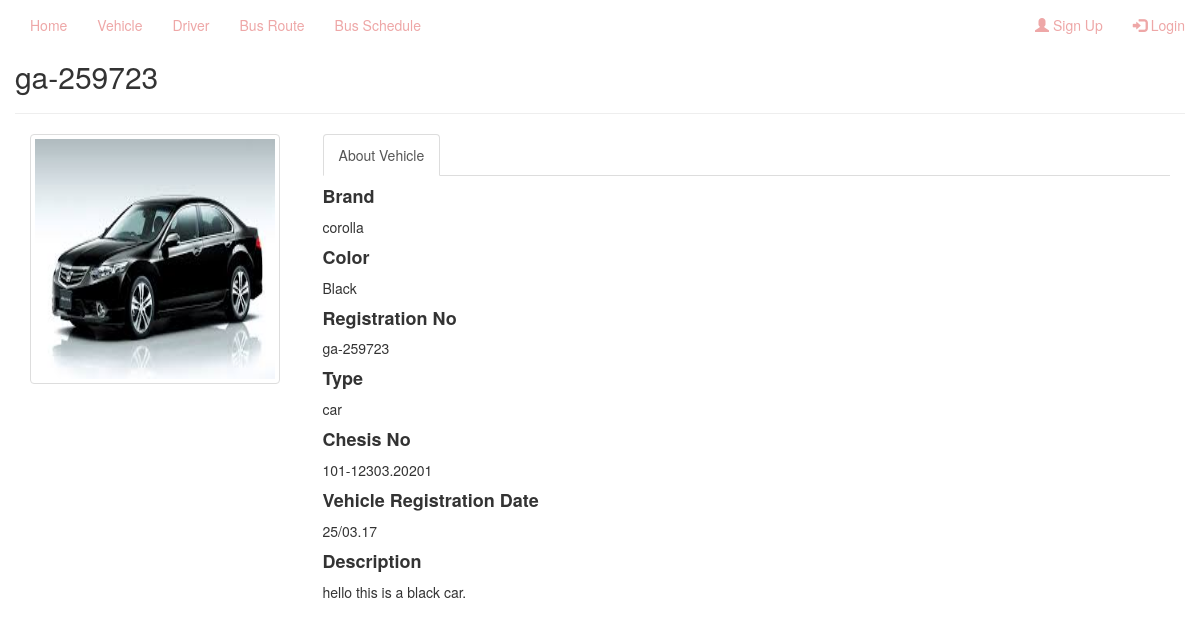
Page /busprofile.php?busid=25 on the committed database.
### tables this page shows
CREATE TABLE `vehicle` (
  `veh_id` int(11) NOT NULL,
  `veh_reg` varchar(100) NOT NULL,
  `veh_type` varchar(20) NOT NULL,
  `chesisno` varchar(100) NOT NULL,
  `brand` varchar(100) NOT NULL,
  `veh_color` varchar(100) NOT NULL,
  `veh_regdate` varchar(100) NOT NULL,
  `veh_description` varchar(255) NOT NULL,
  `veh_photo` varchar(255) NOT NULL,
  `veh_available` int(11) NOT NULL
);

### busprofile.php (the view, shortened to what this page needs)
<?php
    $connection= mysqli_connect("localhost","root","","transport_management");
    $veh_id= $_GET['busid'];
    $sql= "SELECT * FROM `vehicle` WHERE veh_id='$veh_id' or veh_reg='$veh_id'";
    $res= mysqli_query($connection,$sql);
    $row= mysqli_fetch_assoc($res);
?>
<!DOCTYPE html>
<html lang="en">
<head>
    <link rel="stylesheet" href="https://maxcdn.bootstrapcdn.com/bootstrap/3.3.7/css/bootstrap.min.css">
    <link rel="stylesheet" href="style.css">
</head>
<body>
   <?php  include 'navbar.php';?>
        <div class="container">
          <div class="row">
          <div class="fb-profile-text" id="h1" >
                            <h2><?php echo $row['veh_reg']; ?></h2>
            </div>
            <hr>
           <div class="col-sm-3">
                   <div class="fb-profile">
                        <img height="250" width="250" align="left" class="fb-image-profile thumbnail userpic" src="vehicle picture/<?php echo $row['veh_photo'] ?>" alt="dp"/>
                    </div>
           </div>
           <div class="col-sm-9">
               <div data-spy="scroll" class="tabbable-panel">
                <div class="tabbable-line">
                  <ul class="nav nav-tabs ">
                    <li class="active">
                      <a href="#tab_default_1" data-toggle="tab">
                      About Vehicle </a>
                    </li>
                  </ul>
                  <div class="tab-content">
                    <div class="tab-pane active" id="tab_default_1">
                     <h4><strong>Brand</strong></h4>
                      <p><?php echo $row['brand']; ?></p>
                      <h4><strong>Color</strong></h4>
                      <p><?php echo $row['veh_color']; ?></p>
                      <h4><strong>Registration No</strong></h4>
                      <p>
                        <?php echo $row['veh_reg']; ?>
                      </p>
                      <h4><strong>Type</strong></h4>
                      <p><?php echo $row['veh_type']; ?></p>
                      <h4><strong>Chesis No</strong></h4>
                      <p><?php echo $row['chesisno']; ?></p>
                      <h4><strong>Vehicle Registration Date</strong></h4>
                      <p><?php echo $row['veh_regdate']; ?></p>
                      <h4><strong>Description</strong></h4>
                      <p><?php echo $row['veh_description']; ?></p>
                    </div>
                  </div>
                </div>
              </div>
           </div>
          </div>
        </div>
        <div class="container">
          <div class="col-sm-12">
          </div>
    </div>
</body>
</html>

### rows in the picture
vehicle: veh_reg "ga-259723", veh_photo (picture), brand "corolla", veh_color "Black", veh_type "car", chesisno "101-12303.20201", veh_regdate "25/03.17", veh_description "hello this is a black car."
